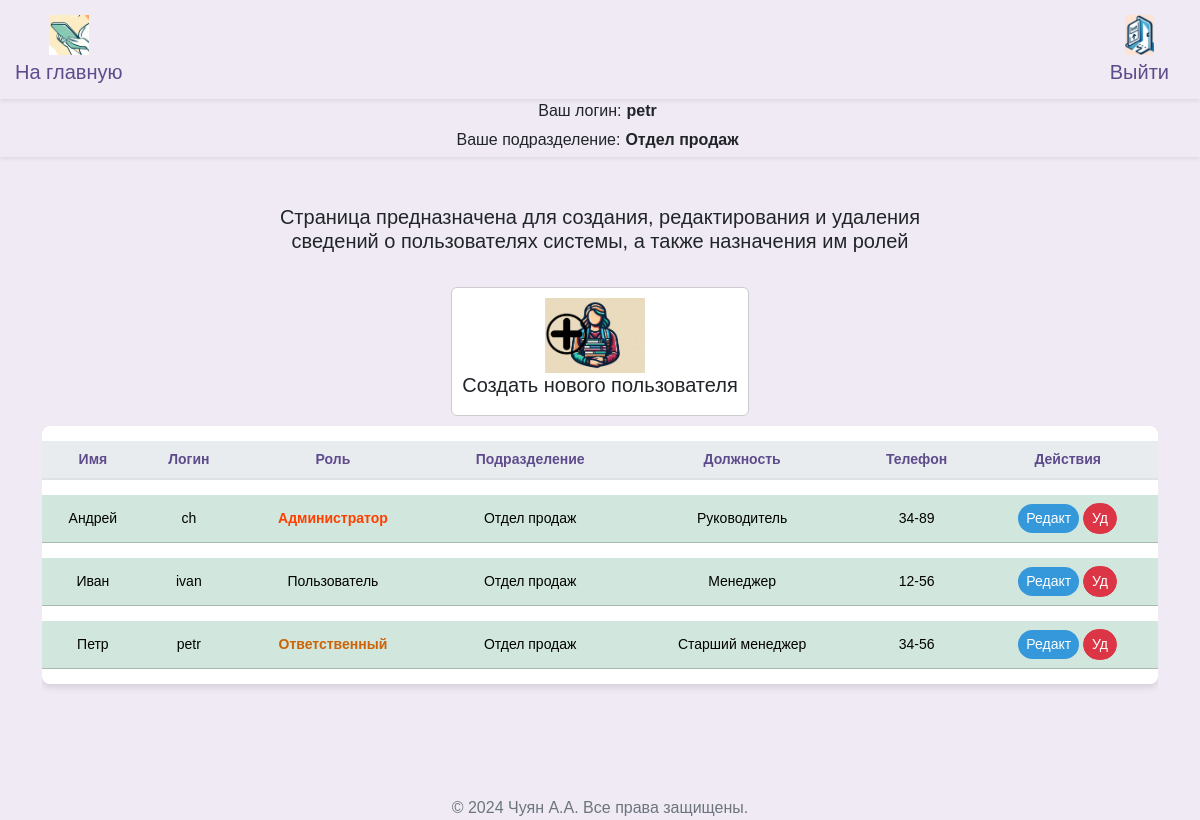
The app's page /workers_admin (signed in) with its own data.
### src/database/models.py (models this page shows, shortened)
class Worker(Base):
    __tablename__ = "worker"
    id = Column(Integer, primary_key=True)
    role = Column(Enum(Role), default=Role.guest)
    fio = Column(String)
    name = Column(String, unique=True)
    password = Column(String)
    department = Column(String)
    position = Column(String)
    description = Column(String, default=None)
    conn_worker_arm = relationship(
        "Arm", back_populates="conn_arm_worker"
    )

### src/frontend/router.py (the view)
@router.get("/workers")
async def get_workers(
    request: Request,
    worker: Worker = Depends(get_worker_or_redirect),
    session: AsyncSession = Depends(get_session),
):
    data = await CRUDWorker.get_all_worker_sorted(session)
    return templates.TemplateResponse(
        "workers/index.html",
        {"request": request, "worker": worker, "data": data},
    )

### src/frontend/template/workers_admin/index.html (shortened to what this page needs)
{% extends "base/base.html" %}
{% block content %}
<head>
</head>
<h5 class="mb-4" style="margin-bottom: 60px; text-align: center;">Страница предназначена для создания, редактирования и удаления <br>сведений о пользователях системы, а также назначения им ролей</h5>
<div class="d-flex justify-content-center align-items-center">
  <a class="nav-link" href="#" data-bs-toggle="modal" data-bs-target="#modal_create" bs-department="{{worker.department}}" style="text-decoration: none;">
    <div class="d-flex align-items-center card" style="margin: 10px; border: 1px solid #ccc; padding: 10px;">
      <img src="../frontend/assets/img/icon_create_worker.jpg" alt="..." style="width: 100px; height: auto; margin-right: 10px;">
      <div>
        <h5 class="card-title" style="text-align: left;">Создать нового пользователя</h5>
      </div>
    </div>
  </a>
</div>
<div class="row ">
  <div class="col-12">
    <div class="table-responsive">
      <table class="table table-hover table-shadow table-rounded ">
        <thead>
          <tr>
            <th scope="col" >Имя</th>
            <th scope="col" >Логин</th>
            <th scope="col" >Роль</th>
            <th scope="col" >Подразделение</th>
            <th scope="col" >Должность</th>
            <th scope="col" >Телефон</th>
            <th scope="col" >Действия</th>
          </tr>
        </thead>
        <tbody class="text-center">
          {% for worker_tuple in data %}
            {% set workers = worker_tuple %}
            {% if workers.id != 0 %}
                <tr class="table-success " >
                  <td>{{ workers.fio }}</td>
                  <td>{{ workers.name }}</td>
                  <td>{% if workers.role.name == 'user' %}<span class="orange-bold-text">Ответственный</span>{% elif workers.role.name == 'admin' %}<span class="red-bold-text">Администратор</span> {% else %}Пользователь{% endif %}</td>
                  <td>{{ workers.department }}</td>
                  <td>{{ workers.position }}</td>
                  <td>{{ workers.description }}</td>
                  <td>
                    <button type="button" class="btn btn-primary btn-sm" style="background-color: #3498db; color: white;"
                      data-bs-toggle="modal"
                      data-bs-target="#modal_update"
                      data-bs1="{{workers.fio}}"
                      data-bs2="{{workers.name}}"
                      data-bs3="{{workers.position}}"
                      data-bs4="{{workers.description}}"
                      data-bs5= "{{workers.id}}"
                      data-bs6= "{{workers.department}}"
                      data-bs7= "{{workers.role.name}}">
                      Редакт
                    </button>
                    <button type="button" class="btn btn-danger btn-sm" style="color: white;"
                      onclick="deleteWorker('{{ workers.id }}')">
                      Уд
                    </button>
                  </td>
                </tr>
              {% endif %}
          {% endfor %}
        </tbody>
      </table>
    </div>
  </div>
</div>
{% endblock %}

### src/frontend/template/base/info.html (shortened to what this page needs)
<nav class="info navbar-expand-lg navbar-light shadow-sm">
  <div class="user-info">
    <div class="d-flex align-items-center">
      <span class="label">Ваш логин:</span>
      <span class="value">{{ worker.name }}</span>
    </div>
    <div class="d-flex align-items-center">
      <span class="label">Ваше подразделение:</span>
      <span class="value">{{ worker.department }}</span>
    </div>
  </div>
</nav>

### src/frontend/assets/css/base.css (style rules this page uses)
body { margin: 0; font-family: 'Nunito Sans', Arial, sans-serif; background-color: #efeaf4; }
.navbar-brand, .nav-link { color: #5e4b8b !important; }
.nav-link { margin: 0 10px; border-radius: 20px; transition: background-color 0.3s, color 0.3s; }
.table { background-color: #ffffff; color: #5e4b8b; border-collapse: separate; border-spacing: 0 15px; }
.table th, .table td { border-top: none !important; vertical-align: middle; }
.table thead th { background-color: #e9ecef; color: #5e4b8b; border-bottom: 2px solid #dee2e6; }
.table .btn, .table a { color: #7e57c2; transition: color 0.3s; }
.table td { padding: .5rem; }
.table-rounded { border-radius: .5rem; overflow: hidden; }
.table-shadow { box-shadow: 0 4px 6px rgba(0, 0, 0, 0.1); }
.btn { border-radius: 20px; }
.btn-primary { background-color: #8e44b0; border: none; color: #ffffff; transition: background-color 0.3s, color 0.3s, box-shadow 0.3s; }

### src/frontend/template/base/nav.html (style rules this page uses)
.user-info { text-align: center; display: flex; flex-direction: column; align-items: center; }

### src/frontend/template/base/info.html (style rules this page uses)
body, html { margin: 0; padding: 0; width: 100%; height: 100%; }
.user-info { text-align: center; display: flex; flex-direction: column; align-items: center; }
.user-info .label, .user-info .value { display: inline-block; width: auto; margin-right: 5px; max-width: 250px; margin-bottom: 5px; }
.user-info .value { font-weight: bold; }

### src/frontend/template/workers_admin/index.html (style rules this page uses)
table { font-family: Arial, sans-serif; }
td { font-size: 14px; }
th { text-align: center; font-size: 14px; }
.orange-bold-text { color: rgb(204, 99, 7); font-weight: bold; }
.red-bold-text { color: rgb(254, 63, 0); font-weight: bold; }

### records on screen
Worker: name "petr", department "Отдел продаж", fio "Петр", role "Ответственный", position "Старший менеджер", description "34-56"
Worker: fio "Андрей", name "ch", role "Администратор", department "Отдел продаж", position "Руководитель", description "34-89"
Worker: fio "Иван", name "ivan", role "Пользователь", department "Отдел продаж", position "Менеджер", description "12-56"
